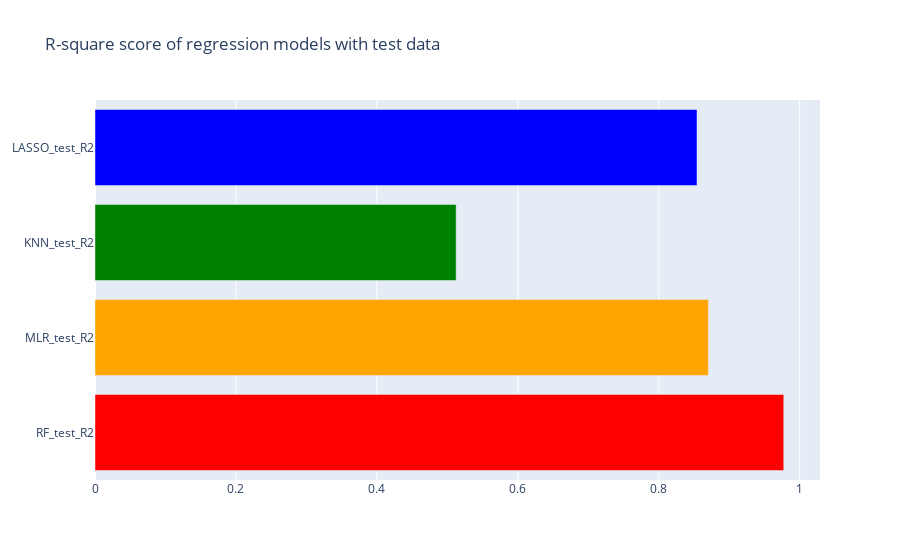

Notebook code for this chart:
### Code cell
test_R2_plot = [
    go.Bar(
        y=['RF_test_R2', 'MLR_test_R2', 'KNN_test_R2', 'LASSO_test_R2'],
        x=[0.977403, 0.870487, 0.512472, 0.854298],
        orientation='h',
        marker=dict(color=['red', 'orange', 'green', 'blue'])
    )
]

layout = go.Layout(title='R-square score of regression models with test data')

fig = go.Figure(data=test_R2_plot, layout=layout)

fig.show()

### Figure 1 — Plotly figure (JSON) as saved in the notebook; plotly's stock layout.template omitted (floating-point values rounded to 4 significant figures)
{"data": [{"marker": {"color": ["red", "orange", "green", "blue"]}, "orientation": "h", "type": "bar", "x": [0.9774, 0.8705, 0.5125, 0.8543], "y": ["RF_test_R2", "MLR_test_R2", "KNN_test_R2", "LASSO_test_R2"]}], "layout": {"title": {"text": "R-square score of regression models with test data"}}}
